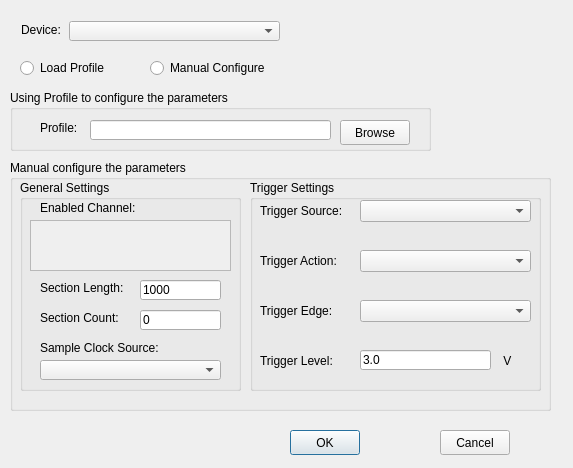
<?xml version="1.0" encoding="UTF-8"?>
<ui version="4.0">
 <class>ConfigureDialog</class>
 <widget class="QDialog" name="ConfigureDialog">
  <property name="enabled">
   <bool>true</bool>
  </property>
  <property name="geometry">
   <rect>
    <x>0</x>
    <y>0</y>
    <width>573</width>
    <height>468</height>
   </rect>
  </property>
  <property name="sizePolicy">
   <sizepolicy hsizetype="Fixed" vsizetype="Fixed">
    <horstretch>0</horstretch>
    <verstretch>0</verstretch>
   </sizepolicy>
  </property>
  <property name="minimumSize">
   <size>
    <width>349</width>
    <height>125</height>
   </size>
  </property>
  <property name="windowTitle">
   <string>Buffered Pulse Width Measurement - Configuration</string>
  </property>
  <property name="sizeGripEnabled">
   <bool>false</bool>
  </property>
  <widget class="QComboBox" name="cmbDevice">
   <property name="enabled">
    <bool>true</bool>
   </property>
   <property name="geometry">
    <rect>
     <x>69</x>
     <y>21</y>
     <width>211</width>
     <height>20</height>
    </rect>
   </property>
   <property name="sizePolicy">
    <sizepolicy hsizetype="Expanding" vsizetype="Expanding">
     <horstretch>0</horstretch>
     <verstretch>0</verstretch>
    </sizepolicy>
   </property>
   <property name="layoutDirection">
    <enum>Qt::LeftToRight</enum>
   </property>
  </widget>
  <widget class="QLabel" name="lblDevice">
   <property name="geometry">
    <rect>
     <x>21</x>
     <y>22</y>
     <width>42</width>
     <height>16</height>
    </rect>
   </property>
   <property name="sizePolicy">
    <sizepolicy hsizetype="Fixed" vsizetype="Fixed">
     <horstretch>0</horstretch>
     <verstretch>0</verstretch>
    </sizepolicy>
   </property>
   <property name="text">
    <string>Device:</string>
   </property>
   <property name="buddy">
    <cstring>cmbDevice</cstring>
   </property>
  </widget>
  <widget class="QPushButton" name="btnOK">
   <property name="geometry">
    <rect>
     <x>290</x>
     <y>430</y>
     <width>70</width>
     <height>25</height>
    </rect>
   </property>
   <property name="text">
    <string>OK</string>
   </property>
  </widget>
  <widget class="QPushButton" name="btnCancel">
   <property name="geometry">
    <rect>
     <x>440</x>
     <y>430</y>
     <width>70</width>
     <height>25</height>
    </rect>
   </property>
   <property name="text">
    <string>Cancel</string>
   </property>
   <property name="autoDefault">
    <bool>false</bool>
   </property>
  </widget>
  <widget class="QGroupBox" name="groupBox_profile">
   <property name="geometry">
    <rect>
     <x>10</x>
     <y>90</y>
     <width>421</width>
     <height>61</height>
    </rect>
   </property>
   <property name="title">
    <string>Using Profile to configure the parameters</string>
   </property>
   <widget class="QLineEdit" name="txtProfilePath">
    <property name="geometry">
     <rect>
      <x>80</x>
      <y>30</y>
      <width>241</width>
      <height>20</height>
     </rect>
    </property>
    <property name="sizePolicy">
     <sizepolicy hsizetype="Expanding" vsizetype="Expanding">
      <horstretch>0</horstretch>
      <verstretch>0</verstretch>
     </sizepolicy>
    </property>
    <property name="dragEnabled">
     <bool>true</bool>
    </property>
   </widget>
   <widget class="QLabel" name="lblProfilePath">
    <property name="geometry">
     <rect>
      <x>30</x>
      <y>30</y>
      <width>48</width>
      <height>16</height>
     </rect>
    </property>
    <property name="sizePolicy">
     <sizepolicy hsizetype="Fixed" vsizetype="Fixed">
      <horstretch>0</horstretch>
      <verstretch>0</verstretch>
     </sizepolicy>
    </property>
    <property name="text">
     <string>Profile:</string>
    </property>
    <property name="buddy">
     <cstring>cmbDevice</cstring>
    </property>
   </widget>
   <widget class="QPushButton" name="btnBrowse">
    <property name="geometry">
     <rect>
      <x>330</x>
      <y>30</y>
      <width>70</width>
      <height>25</height>
     </rect>
    </property>
    <property name="text">
     <string>Browse</string>
    </property>
   </widget>
  </widget>
  <widget class="QGroupBox" name="groupBox_manual">
   <property name="geometry">
    <rect>
     <x>10</x>
     <y>160</y>
     <width>541</width>
     <height>251</height>
    </rect>
   </property>
   <property name="title">
    <string>Manual configure the parameters</string>
   </property>
   <widget class="QGroupBox" name="GeneralSettingsGroup">
    <property name="geometry">
     <rect>
      <x>10</x>
      <y>20</y>
      <width>221</width>
      <height>211</height>
     </rect>
    </property>
    <property name="title">
     <string>General Settings</string>
    </property>
    <widget class="QLabel" name="label_4">
     <property name="geometry">
      <rect>
       <x>20</x>
       <y>100</y>
       <width>90</width>
       <height>16</height>
      </rect>
     </property>
     <property name="sizePolicy">
      <sizepolicy hsizetype="Expanding" vsizetype="Expanding">
       <horstretch>0</horstretch>
       <verstretch>0</verstretch>
      </sizepolicy>
     </property>
     <property name="text">
      <string>Section Length:</string>
     </property>
     <property name="scaledContents">
      <bool>false</bool>
     </property>
     <property name="wordWrap">
      <bool>false</bool>
     </property>
    </widget>
    <widget class="QLabel" name="label_5">
     <property name="geometry">
      <rect>
       <x>20</x>
       <y>130</y>
       <width>84</width>
       <height>16</height>
      </rect>
     </property>
     <property name="sizePolicy">
      <sizepolicy hsizetype="Expanding" vsizetype="Expanding">
       <horstretch>0</horstretch>
       <verstretch>0</verstretch>
      </sizepolicy>
     </property>
     <property name="text">
      <string>Section Count:</string>
     </property>
     <property name="scaledContents">
      <bool>false</bool>
     </property>
     <property name="wordWrap">
      <bool>false</bool>
     </property>
    </widget>
    <widget class="QLabel" name="label_6">
     <property name="geometry">
      <rect>
       <x>20</x>
       <y>160</y>
       <width>120</width>
       <height>16</height>
      </rect>
     </property>
     <property name="sizePolicy">
      <sizepolicy hsizetype="Expanding" vsizetype="Expanding">
       <horstretch>0</horstretch>
       <verstretch>0</verstretch>
      </sizepolicy>
     </property>
     <property name="text">
      <string>Sample Clock Source:</string>
     </property>
     <property name="scaledContents">
      <bool>false</bool>
     </property>
     <property name="wordWrap">
      <bool>false</bool>
     </property>
    </widget>
    <widget class="QLineEdit" name="txtSectionLength">
     <property name="geometry">
      <rect>
       <x>120</x>
       <y>100</y>
       <width>81</width>
       <height>20</height>
      </rect>
     </property>
     <property name="text">
      <string>1000</string>
     </property>
    </widget>
    <widget class="QLineEdit" name="txtSectionCount">
     <property name="geometry">
      <rect>
       <x>120</x>
       <y>130</y>
       <width>81</width>
       <height>20</height>
      </rect>
     </property>
     <property name="text">
      <string>0</string>
     </property>
    </widget>
    <widget class="QComboBox" name="cbxSampleClkSrc">
     <property name="geometry">
      <rect>
       <x>20</x>
       <y>180</y>
       <width>181</width>
       <height>20</height>
      </rect>
     </property>
    </widget>
    <widget class="QLabel" name="label_2">
     <property name="geometry">
      <rect>
       <x>20</x>
       <y>20</y>
       <width>101</width>
       <height>16</height>
      </rect>
     </property>
     <property name="text">
      <string>Enabled Channel:</string>
     </property>
     <property name="scaledContents">
      <bool>false</bool>
     </property>
     <property name="wordWrap">
      <bool>false</bool>
     </property>
    </widget>
    <widget class="QScrollArea" name="scrollArea">
     <property name="geometry">
      <rect>
       <x>10</x>
       <y>40</y>
       <width>201</width>
       <height>51</height>
      </rect>
     </property>
     <property name="widgetResizable">
      <bool>true</bool>
     </property>
     <widget class="QWidget" name="areaWidget">
      <property name="geometry">
       <rect>
        <x>0</x>
        <y>0</y>
        <width>199</width>
        <height>49</height>
       </rect>
      </property>
      <layout class="QHBoxLayout" name="horizontalLayout"/>
     </widget>
    </widget>
   </widget>
   <widget class="QGroupBox" name="TriggerSettingGroup">
    <property name="geometry">
     <rect>
      <x>240</x>
      <y>20</y>
      <width>291</width>
      <height>211</height>
     </rect>
    </property>
    <property name="title">
     <string>Trigger Settings</string>
    </property>
    <widget class="QLabel" name="label">
     <property name="geometry">
      <rect>
       <x>10</x>
       <y>20</y>
       <width>91</width>
       <height>21</height>
      </rect>
     </property>
     <property name="text">
      <string>Trigger Source:</string>
     </property>
    </widget>
    <widget class="QLabel" name="label_7">
     <property name="geometry">
      <rect>
       <x>10</x>
       <y>70</y>
       <width>91</width>
       <height>21</height>
      </rect>
     </property>
     <property name="text">
      <string>Trigger Action:</string>
     </property>
    </widget>
    <widget class="QLabel" name="label_8">
     <property name="geometry">
      <rect>
       <x>10</x>
       <y>120</y>
       <width>81</width>
       <height>21</height>
      </rect>
     </property>
     <property name="text">
      <string>Trigger Edge:</string>
     </property>
    </widget>
    <widget class="QLabel" name="label_9">
     <property name="geometry">
      <rect>
       <x>10</x>
       <y>170</y>
       <width>81</width>
       <height>21</height>
      </rect>
     </property>
     <property name="text">
      <string>Trigger Level:</string>
     </property>
    </widget>
    <widget class="QComboBox" name="cbxTrgSource">
     <property name="geometry">
      <rect>
       <x>110</x>
       <y>20</y>
       <width>171</width>
       <height>22</height>
      </rect>
     </property>
    </widget>
    <widget class="QComboBox" name="cbxTrgAction">
     <property name="geometry">
      <rect>
       <x>110</x>
       <y>70</y>
       <width>171</width>
       <height>22</height>
      </rect>
     </property>
    </widget>
    <widget class="QComboBox" name="cbxTrgEdge">
     <property name="geometry">
      <rect>
       <x>110</x>
       <y>120</y>
       <width>171</width>
       <height>22</height>
      </rect>
     </property>
    </widget>
    <widget class="QLineEdit" name="txtTrgLevel">
     <property name="geometry">
      <rect>
       <x>110</x>
       <y>170</y>
       <width>131</width>
       <height>20</height>
      </rect>
     </property>
     <property name="text">
      <string>3.0</string>
     </property>
    </widget>
    <widget class="QLabel" name="label_10">
     <property name="geometry">
      <rect>
       <x>250</x>
       <y>170</y>
       <width>16</width>
       <height>21</height>
      </rect>
     </property>
     <property name="text">
      <string> V</string>
     </property>
    </widget>
   </widget>
  </widget>
  <widget class="QRadioButton" name="radBtn_LoadProfile">
   <property name="geometry">
    <rect>
     <x>20</x>
     <y>60</y>
     <width>101</width>
     <height>16</height>
    </rect>
   </property>
   <property name="text">
    <string>Load Profile</string>
   </property>
  </widget>
  <widget class="QRadioButton" name="radBtn_ManualConfig">
   <property name="geometry">
    <rect>
     <x>150</x>
     <y>60</y>
     <width>131</width>
     <height>16</height>
    </rect>
   </property>
   <property name="text">
    <string>Manual Configure</string>
   </property>
  </widget>
 </widget>
 <tabstops>
  <tabstop>btnOK</tabstop>
  <tabstop>btnCancel</tabstop>
 </tabstops>
 <resources/>
 <connections/>
</ui>
